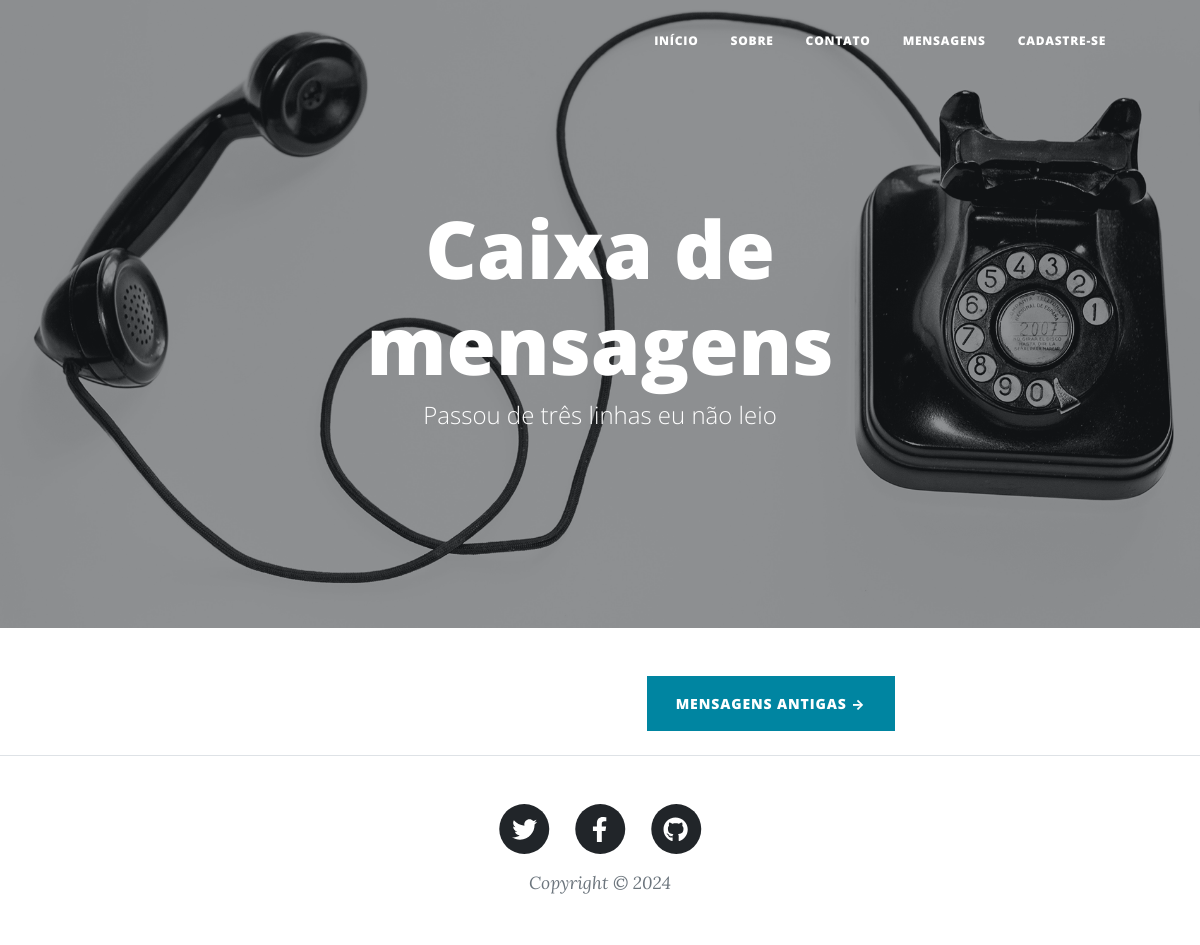
Before: /mensagens/ with the older database file.
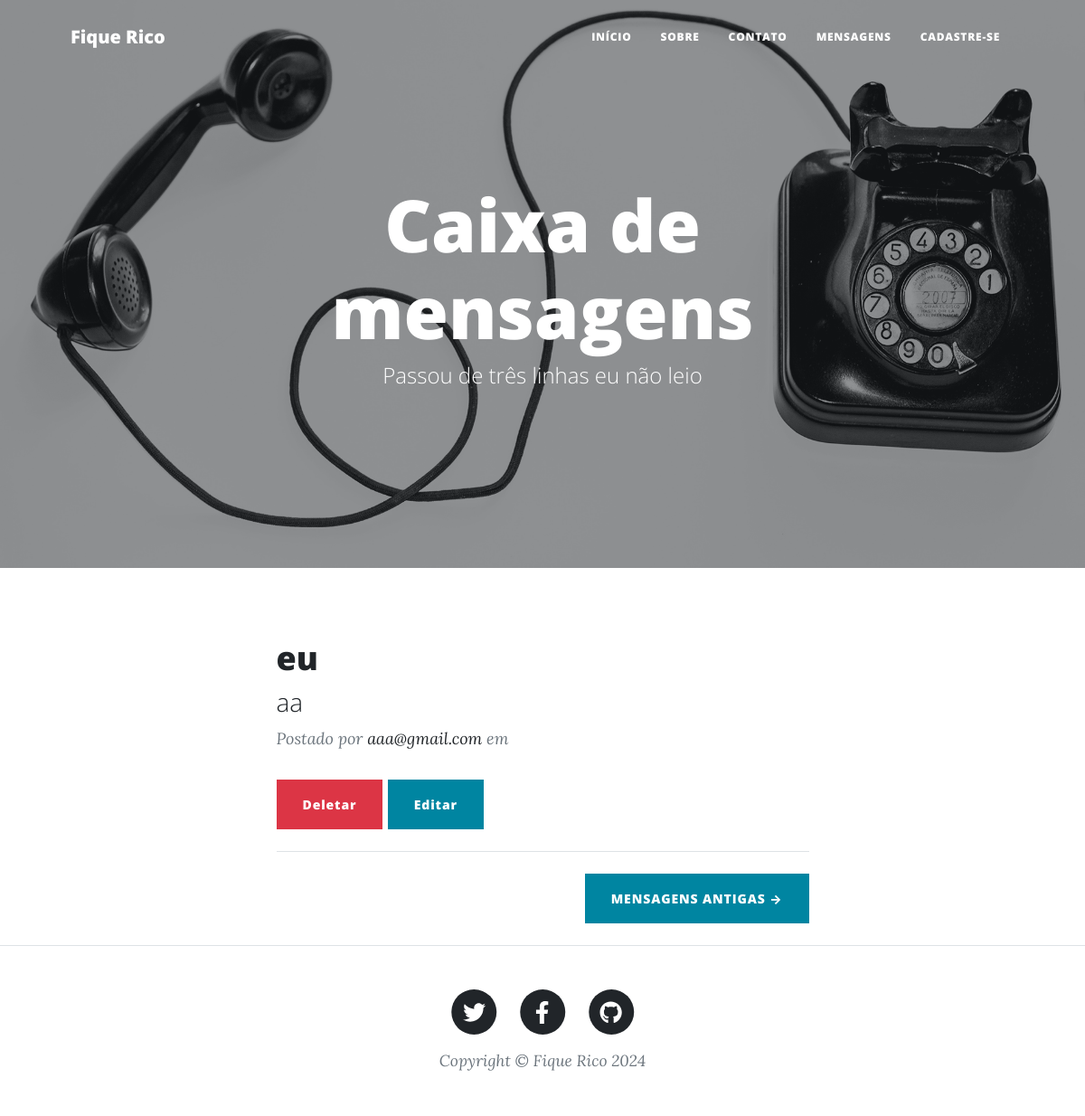
After: the same page with the newer database file.
### blog/models.py (models this page shows, shortened)
class Blog(models.Model):
    nome = models.CharField(max_length=100)
    subnome = models.CharField(max_length=100, blank=True)
    descricao = models.TextField(max_length=2000)
    capa = models.ImageField(blank=True)
    twitter = models.URLField(blank=True)
    facebook = models.URLField(blank=True)
    github = models.URLField(blank=True)
    autores = models.ManyToManyField(User)

class Mensagem(models.Model):
    nome = models.CharField(max_length=100)
    email = models.EmailField()
    telefone = models.CharField(max_length=12)
    cidade = models.CharField(max_length=100, blank=True)
    mensagem = models.TextField(max_length=1000)
    lida = models.BooleanField(default=False)

### blog/views.py (the view)
# urls.py: path('mensagens/', views.mensagens, name='mensagens'),
def mensagens(request):
    context = {
        "mensagens": Mensagem.objects.all(),
        "blog": Blog.objects.first(),
    }
    return render(request, "mensagens.html", context)

### blog/templates/mensagens.html (shortened to what this page needs)
{% extends "base.html" %}
{% load static %}
{% block header %}
<header class="masthead" style="background-image: url({% static 'assets/img/contact-bg.jpg' %})">
    <div class="container position-relative px-4 px-lg-5">
        <div class="row gx-4 gx-lg-5 justify-content-center">
            <div class="col-md-10 col-lg-8 col-xl-7">
                <div class="page-heading">
                    <h1>Caixa de mensagens</h1>
                    <span class="subheading">Passou de três linhas eu não leio</span>
                </div>
            </div>
        </div>
    </div>
</header>
{% endblock header %}
{% block content %}
<div class="container px-4 px-lg-5">
    <div class="row gx-4 gx-lg-5 justify-content-center">
        <div class="col-md-10 col-lg-8 col-xl-7">
            {% for mensagem in mensagens %}
            <div class="post-preview">
                <a href="{% url 'index' %}">
                    <h2 class="post-title">{{ mensagem.nome }}</h2>
                    <h3 class="post-subtitle">{{ mensagem.mensagem }}</h3>
                </a>
                <p class="post-meta">
                    Postado por
                    <a href="#!">{{ mensagem.email }}</a>
                    em {{ mensagem.cidade }}
                </p>
                <a href="{% url 'deletar_mensagem' mensagem.id %}"><button type="button" class="btn btn-danger">Deletar</button></a>
                <a href="{% url 'editar_mensagem' mensagem.id %}"><button type="button" class="btn btn-primary">Editar</button></a>
            </div>
            <hr class="my-4">
            {% endfor %}
            <div class="d-flex justify-content-end mb-4"><a class="btn btn-primary text-uppercase" href="#!">Mensagens antigas →</a></div>
        </div>
    </div>
</div>
{% endblock content %}

### blog/templates/base.html (shortened to what this page needs)
{% load static %}
<!DOCTYPE html>
<html lang="pt-br">
    <head>
        <link href="{% static 'css/styles.css' %}" rel="stylesheet" />
    </head>
    <body>
        <nav class="navbar navbar-expand-lg navbar-light" id="mainNav">
            <div class="container px-4 px-lg-5">
                <a class="navbar-brand" href="{% url 'index' %}">{{ blog.nome }}</a>
                <div class="collapse navbar-collapse" id="navbarResponsive">
                    <ul class="navbar-nav ms-auto py-4 py-lg-0">
                        <li class="nav-item"><a class="nav-link px-lg-3 py-3 py-lg-4" href="{% url 'index' %}">Início</a></li>
                        <li class="nav-item"><a class="nav-link px-lg-3 py-3 py-lg-4" href="{% url 'sobre' %}">Sobre</a></li>
                        <li class="nav-item"><a class="nav-link px-lg-3 py-3 py-lg-4" href="{% url 'contato' %}">Contato</a></li>
                        <li class="nav-item"><a class="nav-link px-lg-3 py-3 py-lg-4" href="{% url 'mensagens' %}">Mensagens</a></li>
                        <li class="nav-item"><a class="nav-link px-lg-3 py-3 py-lg-4" href="{% url 'cadastro' %}">Cadastre-se</a></li>
                    </ul>
                </div>
            </div>
        </nav>
        {% block header %}{% endblock header %}
        {% block content %}
        {% endblock content %}
        <footer class="border-top">
            <div class="container px-4 px-lg-5">
                <div class="row gx-4 gx-lg-5 justify-content-center">
                    <div class="col-md-10 col-lg-8 col-xl-7">
                        <ul class="list-inline text-center">
                            <li class="list-inline-item">
                                <a href="{{ blog.twitter }}">
                                    <span class="fa-stack fa-lg">
                                        <i class="fas fa-circle fa-stack-2x"></i>
                                        <i class="fab fa-twitter fa-stack-1x fa-inverse"></i>
                                    </span>
                                </a>
                            </li>
                            <li class="list-inline-item">
                                <a href="{{ blog.facebook }}">
                                    <span class="fa-stack fa-lg">
                                        <i class="fas fa-circle fa-stack-2x"></i>
                                        <i class="fab fa-facebook-f fa-stack-1x fa-inverse"></i>
                                    </span>
                                </a>
                            </li>
                            <li class="list-inline-item">
                                <a href="{{ blog.github }}">
                                    <span class="fa-stack fa-lg">
                                        <i class="fas fa-circle fa-stack-2x"></i>
                                        <i class="fab fa-github fa-stack-1x fa-inverse"></i>
                                    </span>
                                </a>
                            </li>
                        </ul>
                        <div class="small text-center text-muted fst-italic">Copyright &copy; {{blog.nome}} {% now 'Y' %}</div>
                    </div>
                </div>
            </div>
        </footer>
    </body>
</html>

Changed rows visible on the page:
added Blog: nome "Fique Rico"
added Mensagem: nome "eu", mensagem "aa", email "aaa@gmail.com"
